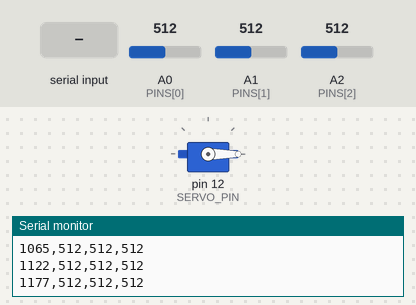
Bench run of a sketch on a simulated Arduino Uno, built with avr-gcc and run on an emulated ATmega328P. Parts: servo, the last lines printed to the serial monitor. The test bench sets the inputs (shaded band); at power-on: A0 (PINS[0]) = 512, A1 (PINS[1]) = 512, A2 (PINS[2]) = 512.

Above: at 1.2 s.
1.3 s: "S90\n" received over Serial
At 2.2 s:
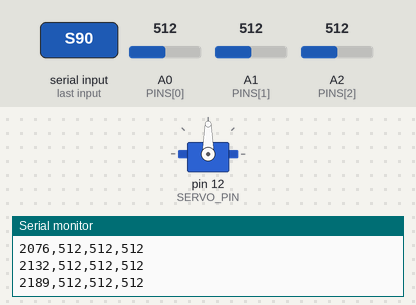
2.8 s: "S,45\n" received over Serial
At 3.1 s:
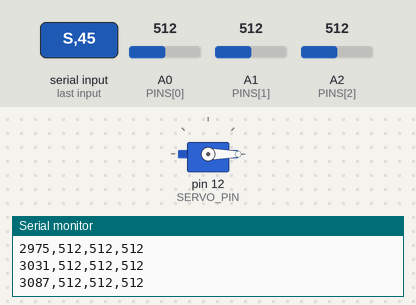
4.3 s: A0 (PINS[0]) set to 111
5.8 s: A0 (PINS[0]) set to 93
7.3 s: "s90\n" received over Serial
At 8.3 s:
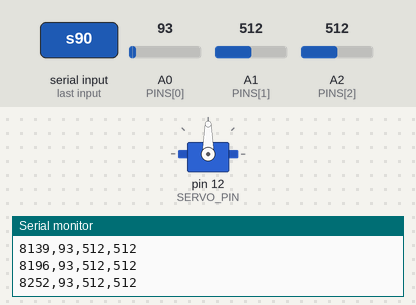
Timing chart, 0 to 9.8 s (numbered marks = the images above; inputs shaded):
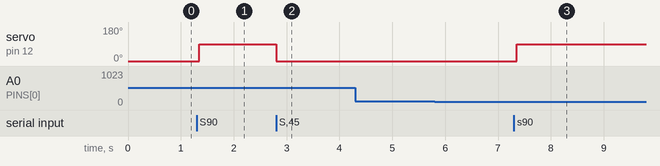

The sketch:

sniffsniff_uno_b.ino
```cpp
/*
 * sniffsniff_uno_b.ino — UNO 2 of the dual-Uno 9-sensor e-nose (3 sensors + SERVO)
 * ===========================================================================
 *
 * The array is split across two Arduino Unos. This is UNO 2: 3 sensors AND the
 * airflow servo (the servo is physically wired to THIS board's D12). Uno 1
 * (firmware/sniffsniff_uno) carries the other 6 sensors. Both boards plug into
 * the Mac over USB; the Python host reads both and MERGES them into one 9-channel
 * frame (Uno 1's 6 channels then Uno 2's 3, in board order), and sends servo
 * commands to whichever board has servo=true in sniffsniff.toml (this one).
 *
 * Thin-firmware contract: raw 10-bit ADC counts only, no floating point, CSV out.
 *
 * WIRE FORMAT (one line per full-array scan, newline-terminated ASCII):
 *
 *     <millis>,<c0>,<c1>,<c2>\n
 *
 *   - millis : unsigned millis() timestamp (this board's own clock)
 *   - c0..c2 : integer raw ADC counts 0..1023, each the average of N=16 samples.
 *   - ~20 Hz (one line per ~50 ms). Serial @ 115200 8N1.
 *
 * HOST -> DEVICE COMMAND (airflow servo):
 *
 *     S<angle>\n      e.g. "S105\n" -> move the servo to <angle> degrees (0..180)
 *
 * DIRECT ANALOG WIRING — each MQ module's AO goes straight to an Uno analog pin.
 * There is NO multiplexer. Channel order C0..C2 maps to:
 *
 *     A0 -> MQ2    (C0)   broad smoke / VOC
 *     A1 -> MQ4    (C1)   methane
 *     A2 -> MQ6    (C2)   LPG / propane / butane
 *
 * So sensor order (C0..C2) is: MQ2, MQ4, MQ6.  Servo SIGNAL -> D12.
 *
 * ---------------------------------------------------------------------------
 * HARDWARE MUST-DOS:
 *   * HEATER + SERVO SUPPLY: drive the MQ heaters AND the servo from an EXTERNAL
 *     5 V supply (>= 3 A for the full 9-sensor rig); NOT the Uno 5 V pin / USB
 *     (the servo's current spikes can brown out / reset the Uno).
 *   * COMMON GROUND: the external supply ground MUST tie to Uno 2 GND, Uno 1 GND,
 *     and the servo GND, or the readings and the servo are meaningless.
 *   * BURN-IN & WARM-UP: 24-48 h first-power burn-in; 3-5 min warm-up each session.
 * ---------------------------------------------------------------------------
 */

#include <Servo.h>

// -------- Configuration --------------------------------------------------

const int NCH = 3;          // number of analog channels scanned: C0..C2
const int N_SAMPLES = 16;   // ADC reads averaged per channel (after 1 discard)
const int SERVO_PIN = 12;   // airflow servo signal pin
const int SERVO_BOOT_ANGLE = 0;   // boot into the fresh-air position (clean air over sensors)

// Direct analog inputs, in channel order C0..C2 (see wiring map above).
const int PINS[NCH] = {A0, A1, A2};

Servo airflow;              // airflow selector servo

// -------- Command parsing (non-blocking) ---------------------------------

// Read any pending serial bytes and act on complete "S<angle>\n" commands.
void handleCommands() {
  static char buf[8];
  static uint8_t len = 0;

  while (Serial.available() > 0) {
    char ch = (char)Serial.read();
    if (ch == '\n' || ch == '\r') {
      buf[len] = '\0';
      if (len > 0 && (buf[0] == 'S' || buf[0] == 's')) {
        int angle = atoi(buf + 1);
        angle = constrain(angle, 0, 180);
        airflow.write(angle);
      }
      len = 0;
    } else if (len < sizeof(buf) - 1) {
      buf[len++] = ch;
    } else {
      len = 0;  // overflow -> drop the malformed command
    }
  }
}

// -------- Setup ----------------------------------------------------------

void setup() {
  Serial.begin(115200);
  airflow.attach(SERVO_PIN);
  airflow.write(SERVO_BOOT_ANGLE);
}

// -------- Main scan loop -------------------------------------------------

void loop() {
  handleCommands();  // service any pending servo command first

  // Timestamp for this whole scan (unsigned; wraps ~every 49 days — host copes).
  unsigned long t = millis();
  Serial.print(t);

  // Scan channels C0..C(NCH-1).
  for (int c = 0; c < NCH; c++) {
    // One throwaway read to settle the Uno ADC sample/hold after its internal
    // channel switch — important for the high source impedance of MQ dividers.
    analogRead(PINS[c]);

    // Average N_SAMPLES reads with an integer accumulator (no floating point).
    unsigned long acc = 0;
    for (int i = 0; i < N_SAMPLES; i++) {
      acc += analogRead(PINS[c]);
    }
    int avg = (int)(acc / N_SAMPLES);  // integer mean, still 0..1023

    Serial.print(',');
    Serial.print(avg);
  }

  Serial.print('\n');

  delay(50);  // ~20 Hz full-array scan rate
}
```

Measured:
- after the input at 1.3 s, servo on pin 12 (SERVO_PIN): 0° → 90° after 0.05 s
- after the input at 2.8 s, servo on pin 12 (SERVO_PIN): 90° → 0° at once
- after the input at 7.3 s, servo on pin 12 (SERVO_PIN): 0° → 90° after 0.06 s
